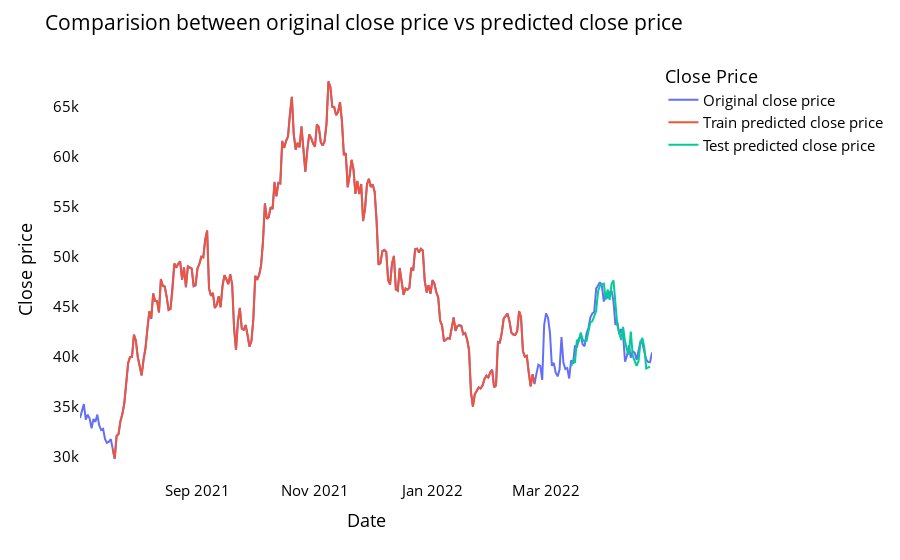

The code cell stored with this chart in its notebook:
### Code cell
# shift train predictions for plotting

look_back=time_step
trainPredictPlot = np.empty_like(closedf[['close']])
trainPredictPlot[:] = np.nan
trainPredictPlot[look_back:len(train_predict)+look_back, :] = train_predict
print("Train predicted data: ", trainPredictPlot.shape)

# shift test predictions for plotting
testPredictPlot = np.empty_like(closedf[['close']])
testPredictPlot[:] = np.nan
testPredictPlot[len(train_predict)+(look_back*2)+1:len(closedf)-1, :] = test_predict
print("Test predicted data: ", testPredictPlot.shape)

names = cycle(['Original close price','Train predicted close price','Test predicted close price'])

plotdf = pd.DataFrame({'date': close_stock['date'],
                       'original_close': close_stock['close'],
                      'train_predicted_close': trainPredictPlot.reshape(1,-1)[0].tolist(),
                      'test_predicted_close': testPredictPlot.reshape(1,-1)[0].tolist()})

fig = px.line(plotdf,x=plotdf['date'], y=[plotdf['original_close'],plotdf['train_predicted_close'],
                                          plotdf['test_predicted_close']],
              labels={'value':'Close price','date': 'Date'})
fig.update_layout(title_text='Comparision between original close price vs predicted close price',
                  plot_bgcolor='white', font_size=15, font_color='black',legend_title_text='Close Price')
fig.for_each_trace(lambda t:  t.update(name = next(names)))

fig.update_xaxes(showgrid=False)
fig.update_yaxes(showgrid=False)
fig.show()

### Figure 1 — Plotly figure (JSON) as saved in the notebook; plotly's stock layout.template omitted (floating-point values rounded to 4 significant figures; data arrays with more than 128 entries replaced by an {"elided": "..."} marker saying what was removed)
{"data": [{"hovertemplate": "variable=original_close<br>Date=%{x}<br>Close price=%{y}<extra></extra>", "legendgroup": "original_close", "line": {"color": "#636efa", "dash": "solid"}, "marker": {"symbol": "circle"}, "mode": "lines", "name": "Original close price", "orientation": "v", "showlegend": true, "type": "scatter", "x": {"elided": "298 str values"}, "xaxis": "x", "y": {"elided": "298 float values"}, "yaxis": "y"}, {"hovertemplate": "variable=train_predicted_close<br>Date=%{x}<br>Close price=%{y}<extra></extra>", "legendgroup": "train_predicted_close", "line": {"color": "#EF553B", "dash": "solid"}, "marker": {"symbol": "circle"}, "mode": "lines", "name": "Train predicted close price", "orientation": "v", "showlegend": true, "type": "scatter", "x": {"elided": "298 str values"}, "xaxis": "x", "y": {"elided": "298 float values"}, "yaxis": "y"}, {"hovertemplate": "variable=test_predicted_close<br>Date=%{x}<br>Close price=%{y}<extra></extra>", "legendgroup": "test_predicted_close", "line": {"color": "#00cc96", "dash": "solid"}, "marker": {"symbol": "circle"}, "mode": "lines", "name": "Test predicted close price", "orientation": "v", "showlegend": true, "type": "scatter", "x": {"elided": "298 str values"}, "xaxis": "x", "y": {"elided": "298 float values"}, "yaxis": "y"}], "layout": {"font": {"color": "black", "size": 15}, "legend": {"title": {"text": "Close Price"}, "tracegroupgap": 0}, "margin": {"t": 60}, "plot_bgcolor": "white", "title": {"text": "Comparision between original close price vs predicted close price"}, "xaxis": {"anchor": "y", "domain": [0, 1], "showgrid": false, "title": {"text": "Date"}}, "yaxis": {"anchor": "x", "domain": [0, 1], "showgrid": false, "title": {"text": "Close price"}}}}
